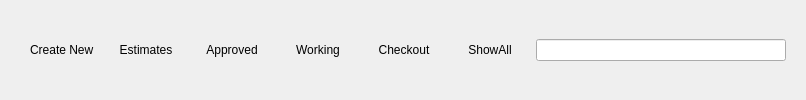
      <widget class="QWidget" name="ro_header_buttons">
       <property name="styleSheet">
        <string notr="true"/>
       </property>
       <layout class="QGridLayout" name="gridLayout_15">
        <item row="0" column="0">
         <widget class="QFrame" name="ro_frame">
          <property name="sizePolicy">
           <sizepolicy hsizetype="Expanding" vsizetype="Fixed">
            <horstretch>0</horstretch>
            <verstretch>0</verstretch>
           </sizepolicy>
          </property>
          <property name="minimumSize">
           <size>
            <width>0</width>
            <height>50</height>
           </size>
          </property>
          <property name="cursor">
           <cursorShape>ArrowCursor</cursorShape>
          </property>
          <property name="styleSheet">
           <string notr="true"/>
          </property>
          <property name="frameShape">
           <enum>QFrame::NoFrame</enum>
          </property>
          <property name="frameShadow">
           <enum>QFrame::Raised</enum>
          </property>
          <layout class="QGridLayout" name="gridLayout_4">
           <item row="0" column="3">
            <widget class="QPushButton" name="working_ro_button">
             <property name="cursor">
              <cursorShape>OpenHandCursor</cursorShape>
             </property>
             <property name="styleSheet">
              <string notr="true"/>
             </property>
             <property name="text">
              <string>Working</string>
             </property>
             <property name="icon">
              <iconset resource="openauto_resources.qrc">
               <normaloff>:/resources/Icons/document.png</normaloff>:/resources/Icons/document.png</iconset>
             </property>
             <property name="iconSize">
              <size>
               <width>30</width>
               <height>30</height>
              </size>
             </property>
             <property name="flat">
              <bool>true</bool>
             </property>
            </widget>
           </item>
           <item row="0" column="4">
            <widget class="QPushButton" name="checkout_button">
             <property name="cursor">
              <cursorShape>OpenHandCursor</cursorShape>
             </property>
             <property name="styleSheet">
              <string notr="true"/>
             </property>
             <property name="text">
              <string>Checkout</string>
             </property>
             <property name="icon">
              <iconset resource="openauto_resources.qrc">
               <normaloff>:/resources/Icons/shopping-cart.png</normaloff>:/resources/Icons/shopping-cart.png</iconset>
             </property>
             <property name="iconSize">
              <size>
               <width>30</width>
               <height>30</height>
              </size>
             </property>
             <property name="flat">
              <bool>true</bool>
             </property>
            </widget>
           </item>
           <item row="0" column="1">
            <widget class="QPushButton" name="estimates_button">
             <property name="sizePolicy">
              <sizepolicy hsizetype="Preferred" vsizetype="Fixed">
               <horstretch>0</horstretch>
               <verstretch>0</verstretch>
              </sizepolicy>
             </property>
             <property name="cursor">
              <cursorShape>OpenHandCursor</cursorShape>
             </property>
             <property name="styleSheet">
              <string notr="true"/>
             </property>
             <property name="text">
              <string>Estimates</string>
             </property>
             <property name="icon">
              <iconset resource="openauto_resources.qrc">
               <normaloff>:/resources/Icons/ballot.png</normaloff>:/resources/Icons/ballot.png</iconset>
             </property>
             <property name="iconSize">
              <size>
               <width>30</width>
               <height>30</height>
              </size>
             </property>
             <property name="flat">
              <bool>true</bool>
             </property>
            </widget>
           </item>
           <item row="0" column="5">
            <widget class="QPushButton" name="show_all_ro_button">
             <property name="cursor">
              <cursorShape>OpenHandCursor</cursorShape>
             </property>
             <property name="styleSheet">
              <string notr="true"/>
             </property>
             <property name="text">
              <string>ShowAll</string>
             </property>
             <property name="icon">
              <iconset resource="openauto_resources.qrc">
               <normaloff>:/resources/Icons/apps.png</normaloff>:/resources/Icons/apps.png</iconset>
             </property>
             <property name="iconSize">
              <size>
               <width>30</width>
               <height>30</height>
              </size>
             </property>
             <property name="flat">
              <bool>true</bool>
             </property>
            </widget>
           </item>
           <item row="0" column="0">
            <widget class="QPushButton" name="new_ro_button">
             <property name="sizePolicy">
              <sizepolicy hsizetype="Preferred" vsizetype="Fixed">
               <horstretch>0</horstretch>
               <verstretch>0</verstretch>
              </sizepolicy>
             </property>
             <property name="cursor">
              <cursorShape>OpenHandCursor</cursorShape>
             </property>
             <property name="styleSheet">
              <string notr="true"/>
             </property>
             <property name="text">
              <string> Create New</string>
             </property>
             <property name="icon">
              <iconset resource="openauto_resources.qrc">
               <normaloff>:/resources/Icons/add-document.png</normaloff>:/resources/Icons/add-document.png</iconset>
             </property>
             <property name="iconSize">
              <size>
               <width>30</width>
               <height>30</height>
              </size>
             </property>
             <property name="flat">
              <bool>true</bool>
             </property>
            </widget>
           </item>
           <item row="0" column="2">
            <widget class="QPushButton" name="approved_button">
             <property name="cursor">
              <cursorShape>OpenHandCursor</cursorShape>
             </property>
             <property name="styleSheet">
              <string notr="true"/>
             </property>
             <property name="text">
              <string>Approved</string>
             </property>
             <property name="icon">
              <iconset resource="openauto_resources.qrc">
               <normaloff>:/resources/Icons/list-check.png</normaloff>:/resources/Icons/list-check.png</iconset>
             </property>
             <property name="iconSize">
              <size>
               <width>30</width>
               <height>30</height>
              </size>
             </property>
             <property name="flat">
              <bool>true</bool>
             </property>
            </widget>
           </item>
           <item row="0" column="6">
            <layout class="QHBoxLayout" name="horizontalLayout">
             <item>
              <widget class="QLineEdit" name="ro_search_edit">
               <property name="sizePolicy">
                <sizepolicy hsizetype="Maximum" vsizetype="Preferred">
                 <horstretch>0</horstretch>
                 <verstretch>0</verstretch>
                </sizepolicy>
               </property>
               <property name="minimumSize">
                <size>
                 <width>250</width>
                 <height>0</height>
                </size>
               </property>
               <property name="layoutDirection">
                <enum>Qt::LeftToRight</enum>
               </property>
               <property name="styleSheet">
                <string notr="true"/>
               </property>
               <property name="alignment">
                <set>Qt::AlignCenter</set>
               </property>
              </widget>
             </item>
            </layout>
           </item>
          </layout>
         </widget>
        </item>
       </layout>
      </widget>
